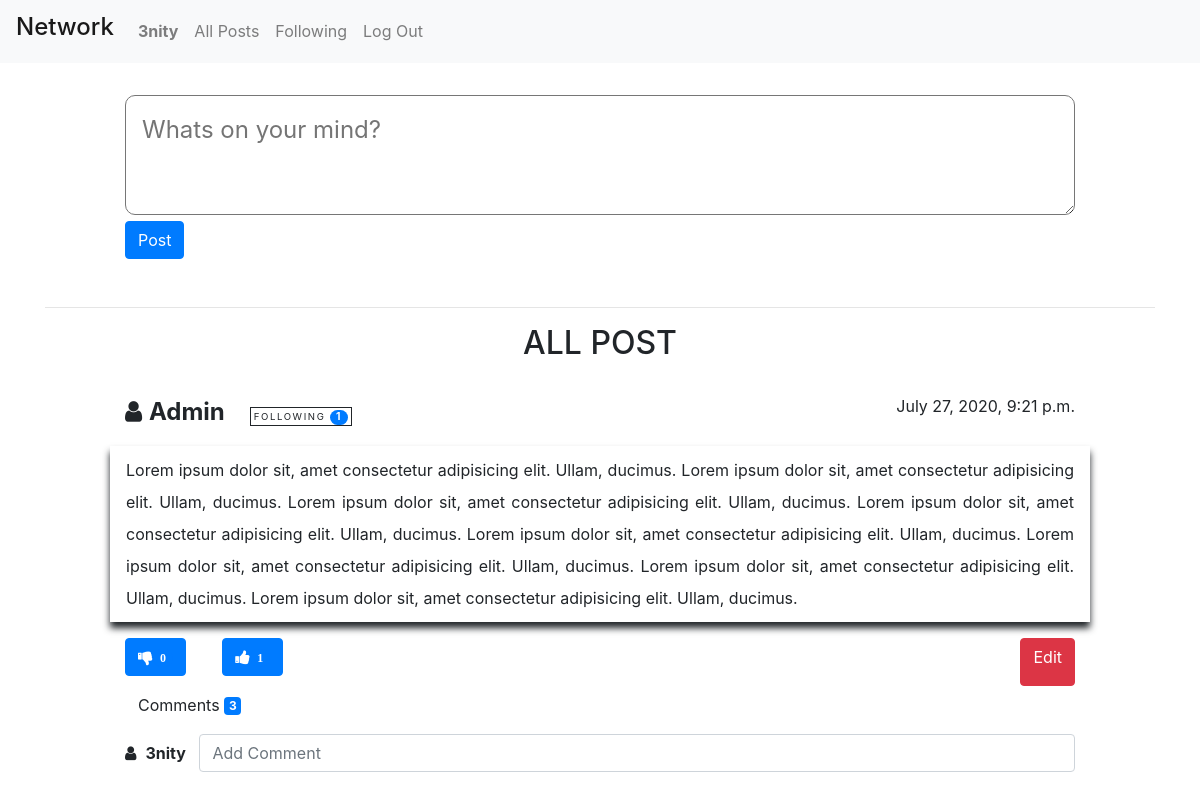
/ (signed in), run on the app's committed database.
### network/models.py (models this page shows, shortened)
class User(AbstractUser):
    pass

class Post(models.Model):
    user = models.ForeignKey("User", on_delete=models.CASCADE, related_name="post_author")
    body = models.TextField(blank=True)
    timestamp = models.DateTimeField(auto_now_add=True)

### network/views.py (the view)
# urls.py: path("", views.index, name="index"),
def index(request):
    if request.POST:
        if request.POST['post-body']:
            res = request.POST['post-body']
            post = Post(user=request.user, body=res)
            post.save()
            print(post.id)
    posts = Post.objects.all()
    for post in posts:
        pId = post.id
    likes = Like.objects.filter(post=pId).count()
    print(likes)
    dislikes = Dislike.objects.filter(post=pId).count()
    print(dislikes)
    followers = Follower.objects.filter(user=request.user).count()
    print(followers)
    context = {'posts': posts, 'followers': followers, 'likes': likes, 'dislikes': dislikes}
    return render(request, "network/index.html", context)

### network/templates/network/index.html (shortened to what this page needs)
{% extends "network/layout.html" %}
{% block body %}
<div class="container">
    <div class="compose-post">
        <form action="" method="post">
            <textarea name="post-body" id="post-textarea" placeholder="Whats on your mind?"></textarea>
            <input type="submit" value="Post" class="btn btn-primary">
        </form>
    </div>
    <hr>
    <center>
        <h2>ALL POST</h2>
    </center>
    <br>
    <div class="container all-post-container">
        {% for post in posts %}
        <div class="row single-post">
            <div class="col-md-6">
                <span class="post-author">
                    <i class="fa fa-user"></i>
                    <span><b style="text-transform: capitalize;">{{ post.user.username }}</b></span>
                </span>&nbsp;&nbsp;&nbsp;
                <small class="follow-btn">FOLLOWING <span class="badge badge-pill badge-primary">{{ followers }}</span></small>
            </div>
            <div class="col-md-6 timestamp">
                {{ post.timestamp }}
            </div>
            <br>
            <div class="col-12 post-body">
                {{ post.body }}
            </div>
            <div class="col-9">
                <div class="btn btn-primary vote-down">
                    <i class="fa fa-thumbs-down"><span class="badge badge-pill badge-primary">{{ dislikes }}</span></i>
                </div>
                <div class="btn btn-primary vote-up">
                    <i class="fa fa-thumbs-up"><span class="badge badge-pill badge-primary">{{ likes }}</span></i>
                </div>
            </div>
            <div class="col-3 d-flex justify-content-end">
                <div class="btn btn-danger">Edit</div>
            </div>
            <br><br>
            <div class="col-12">
                <button class="btn">
                    Comments <span class="badge badge-primary comments-count">3</span>
                </button>
            </div>
            {% if user.is_authenticated %}
            <br><br>
            <div class="col-12">
                <form action="" method="post">
                    <div class="d-flex justify-content-center align-items-center">
                        <i class="fa fa-user"></i>&nbsp;&nbsp;
                        <span><b>{{ user.username }} </b></span>&nbsp;&nbsp;&nbsp;
                        <input type="text" class="form-control" placeholder="Add Comment">
                    </div>
                </form>
            </div>
            {% endif %}
        </div>
        <br>
        {% empty %}
        <div class="row">
            <center><h2>No Post Yet!</h2></center>
        </div>
        {% endfor %}
    </div>
    <br>
    <br>
    <br>
    <br>
</div>
{% endblock %}

### network/templates/network/layout.html (shortened to what this page needs)
{% load static %}
<!DOCTYPE html>
<html lang="en">
    <head>
        <link rel="stylesheet" href="https://stackpath.bootstrapcdn.com/bootstrap/4.4.1/css/bootstrap.min.css">
        <link href="{% static 'network/styles.css' %}" rel="stylesheet">
        <link rel="stylesheet" href="https://cdnjs.cloudflare.com/ajax/libs/font-awesome/4.7.0/css/font-awesome.min.css">
    </head>
    <body>
        <nav class="navbar navbar-expand-lg navbar-light bg-light">
            <a class="navbar-brand" href="/"><h4>Network</h4></a>
            <div>
              <ul class="navbar-nav mr-auto">
                {% if user.is_authenticated %}
                    <li class="nav-item">
                        <a class="nav-link" href="#"><strong>{{ user.username }}</strong></a>
                    </li>
                {% endif %}
                <li class="nav-item">
                  <a class="nav-link" href="{% url 'index' %}">All Posts</a>
                </li>
                {% if user.is_authenticated %}
                    <li class="nav-item">
                        <a class="nav-link" href="#">Following</a>
                    </li>
                    <li class="nav-item">
                        <a class="nav-link" href="{% url 'logout' %}">Log Out</a>
                    </li>
                {% endif %}
              </ul>
            </div>
          </nav>
        <div class="body">
            {% block body %}
            {% endblock %}
        </div>
    </body>
</html>

### network/static/network/styles.css (style rules this page uses)
.compose-post { padding: 2rem 5rem; }
#post-textarea { width: 100%; height: 15vh; border-radius: 10px; font-size: 1.5rem; padding: 1rem; }
.all-post-container { padding: 0 5rem; }
.single-post { margin-bottom: 3rem; }
.post-author { font-size: 1.5rem; }
.follow-btn { padding: .2rem; border: 1px solid; font-size: .6rem; letter-spacing: .1rem; cursor: pointer; }
.follow-btn .badge { font-size: .65rem; }
.timestamp { display: flex; justify-content: flex-end; }
.post-body { margin: 1rem 0; padding: .5rem 1rem; box-shadow: 0px 6px 7px 0px; line-height: 2rem; text-align: justify; }

### data on the page
User: username "3nity"
Post: user.username "Admin", id "1", timestamp "July 27, 2020, 9:21 p.m.", body "Lorem ipsum dolor sit, amet consectetur adipisicing elit. Ullam, ducimus. Lorem ipsum dolor sit, amet consectetur adipisicing elit. Ullam, ducimus. Lorem ipsum dolor sit, amet consectetur adipisicing elit. Ullam, ducimus. Lorem ipsum dolor sit, amet consectetur adipisicing elit. Ullam, ducimus. Lorem ipsum dolor sit, amet consectetur adipisicing elit. Ullam, ducimus. Lorem ipsum dolor sit, amet consectetur adipisicing elit. Ullam, ducimus. Lorem ipsum dolor sit, amet consectetur adipisicing elit. Ullam, ducimus. Lorem ipsum dolor sit, amet consectetur adipisicing elit. Ullam, ducimus.", dislikes "0"
